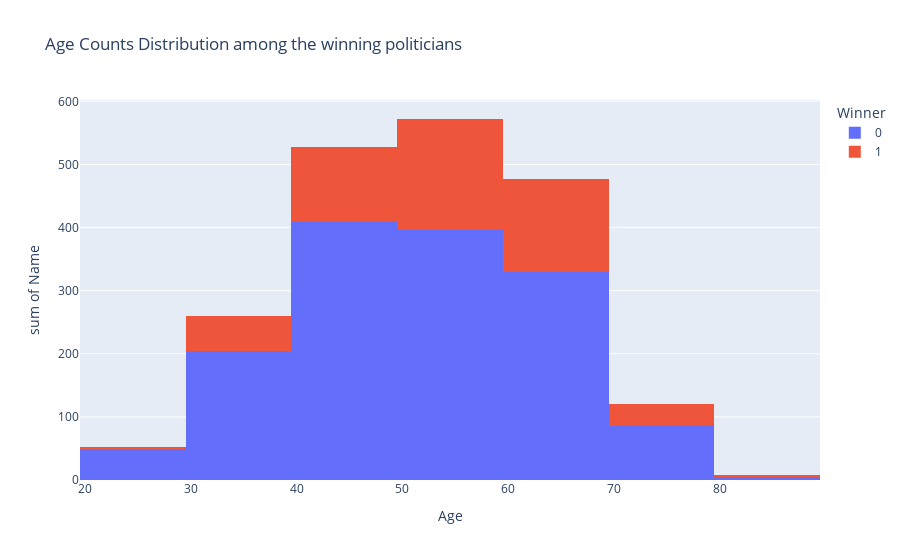

Write notebook code for a chart like this one.
### Code cell
fig = px.histogram(age_data, 
                   x="Age",y='Name',color='Winner',
                   title='Age Counts Distribution among the politicians')
fig.update_layout(title_text='Age Counts Distribution among the winning politicians')
fig.show()

### Figure 1 — Plotly figure (JSON) as saved in the notebook; plotly's stock layout.template omitted (floating-point values rounded to 4 significant figures)
{"data": [{"alignmentgroup": "True", "bingroup": "x", "histfunc": "sum", "hovertemplate": "Winner=0<br>Age=%{x}<br>sum of Name=%{y}<extra></extra>", "legendgroup": "0", "marker": {"color": "#636efa", "pattern": {"shape": ""}}, "name": "0", "offsetgroup": "0", "orientation": "v", "showlegend": true, "type": "histogram", "x": [25, 26, 27, 28, 29, 30, 31, 32, 33, 34, 35, 36, 37, 38, 39, 40, 41, 42, 43, 44, 45, 46, 47, 48, 49, 50, 51, 52, 53, 54, 55, 56, 57, 58, 59, 60, 61, 62, 63, 64, 65, 66, 67, 68, 69, 70, 71, 72, 73, 74, 75, 76, 77, 78, 79, 81, 82, 86], "xaxis": "x", "y": [6, 9, 10, 11, 13, 12, 17, 19, 23, 14, 14, 24, 28, 30, 24, 31, 37, 43, 45, 48, 33, 50, 41, 45, 36, 39, 35, 45, 36, 36, 47, 41, 33, 39, 45, 41, 51, 29, 29, 42, 34, 24, 28, 33, 18, 17, 13, 10, 10, 9, 6, 5, 5, 8, 3, 2, 2, 1], "yaxis": "y"}, {"alignmentgroup": "True", "bingroup": "x", "histfunc": "sum", "hovertemplate": "Winner=1<br>Age=%{x}<br>sum of Name=%{y}<extra></extra>", "legendgroup": "1", "marker": {"color": "#EF553B", "pattern": {"shape": ""}}, "name": "1", "offsetgroup": "1", "orientation": "v", "showlegend": true, "type": "histogram", "x": [26, 28, 30, 31, 32, 33, 34, 35, 36, 37, 38, 39, 40, 41, 42, 43, 44, 45, 46, 47, 48, 49, 50, 51, 52, 53, 54, 55, 56, 57, 58, 59, 60, 61, 62, 63, 64, 65, 66, 67, 68, 69, 70, 71, 72, 73, 74, 75, 76, 77, 78, 79, 80, 83, 86], "xaxis": "x", "y": [1, 3, 3, 3, 4, 6, 3, 6, 8, 7, 7, 8, 5, 5, 12, 14, 12, 11, 12, 10, 17, 20, 16, 18, 21, 12, 19, 20, 16, 15, 24, 15, 11, 10, 23, 15, 15, 17, 16, 16, 15, 10, 8, 9, 5, 3, 2, 1, 1, 3, 2, 1, 1, 1, 1], "yaxis": "y"}], "layout": {"barmode": "relative", "legend": {"title": {"text": "Winner"}, "tracegroupgap": 0}, "title": {"text": "Age Counts Distribution among the winning politicians"}, "xaxis": {"anchor": "y", "domain": [0, 1], "title": {"text": "Age"}}, "yaxis": {"anchor": "x", "domain": [0, 1], "title": {"text": "sum of Name"}}}}
